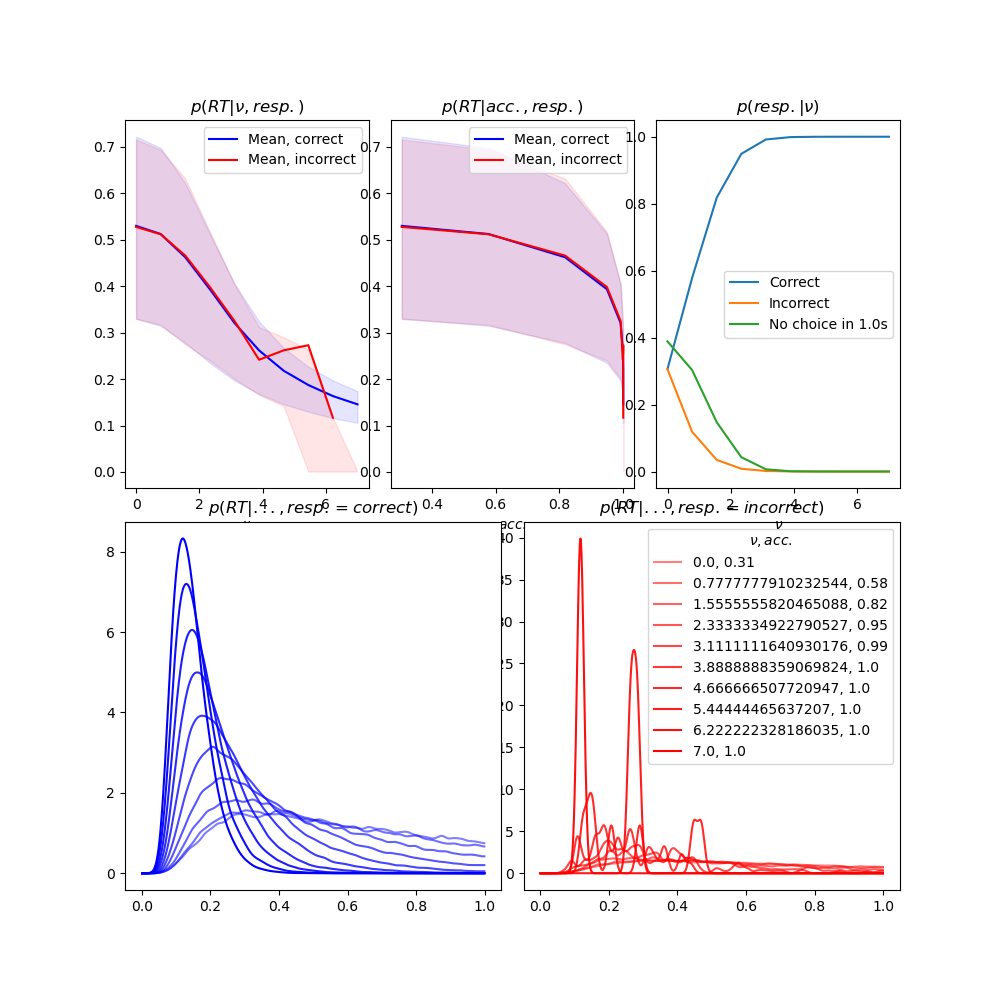

Here is the Python script that generated this plot:
from matplotlib import pyplot as plt
from utils import *

nus = torch.linspace(0.0, 7.0, 10)

dt = 0.001
a = 2.0
w = 0.0
sigma = 1.0
num_trials = 100_000
duration = 1.0

all_mean_reaction_times_correct = []
all_mean_reaction_times_incorrect = []
all_lower_quartile_reaction_times_correct = []
all_lower_quartile_reaction_times_incorrect = []
all_upper_quartile_reaction_times_correct = []
all_upper_quartile_reaction_times_incorrect = []
accuracies = []
all_chose_incorrect = []
all_no_choice = []

fig, axes = plt.subplot_mosaic(
    '''
    AABBCC
    AABBCC
    DDDEEE
    DDDEEE
    ''',
    figsize = (10, 10)
)


for nu in nus:

    trajectory, num_hit_upper, num_hit_lower, hit_upper_mask, hit_lower_mask = simplest_simulation(
        dt, a, w, nu, sigma, num_trials, duration
    )

    (
        total_hit_upper,
        total_hit_lower,
        num_hit_upper_cdf,
        num_hit_lower_cdf,
        num_hit_upper_pdf,
        num_hit_lower_pdf,
        smoothed_num_hit_upper_pdf,
        smoothed_num_hit_lower_pdf
    ) = generate_RT_distributions_no_time_warp(num_hit_upper, num_hit_lower, dt)

    # Accuracies and choice counts
    all_chose_incorrect.append((num_hit_lower[-1]) / num_trials)
    all_no_choice.append((num_trials - num_hit_upper[-1] - num_hit_lower[-1]) / num_trials)
    accuracies.append(num_hit_upper[-1] / num_trials)

    assert all_chose_incorrect[-1] + all_no_choice[-1] + accuracies[-1] == 1.0

    # E[RT | in/correct], by integrating cdf.diff
    time_axis = (torch.ones_like(num_hit_upper_pdf) * dt).cumsum(0) # no warping of time!
    integral_pt_dt_correct = (num_hit_upper_pdf * dt).cumsum(0)
    integral_pt_dt_incorrect = (num_hit_lower_pdf * dt).cumsum(0)

    all_lower_quartile_reaction_times_correct.append(time_axis[(integral_pt_dt_correct - 0.25).abs().argmin()])
    all_lower_quartile_reaction_times_incorrect.append(time_axis[(integral_pt_dt_incorrect - 0.25).abs().argmin()])
    all_upper_quartile_reaction_times_correct.append(time_axis[(integral_pt_dt_correct - 0.75).abs().argmin()])
    all_upper_quartile_reaction_times_incorrect.append(time_axis[(integral_pt_dt_incorrect - 0.75).abs().argmin()])

    all_mean_reaction_times_correct.append((time_axis * num_hit_upper_pdf * dt).sum())
    all_mean_reaction_times_incorrect.append((time_axis * num_hit_lower_pdf * dt).sum())

    pdf_alpha = ((nu + nus[-1]) / (2 * nus[-1])).item()
    axes['D'].plot(time_axis, smoothed_num_hit_upper_pdf, color = 'blue', alpha = pdf_alpha, label = f"{nu}, {round(accuracies[-1].item(), 2)}")
    axes['E'].plot(time_axis, smoothed_num_hit_lower_pdf, color = 'red', alpha = pdf_alpha, label = f"{nu}, {round(accuracies[-1].item(), 2)}")


axes['D'].set_title('$p(RT | ... , resp. = correct)$')
axes['E'].set_title('$p(RT | ... , resp. = incorrect)$')
axes['E'].legend(title = '$\\nu, acc.$')


axes['A'].plot(nus, all_mean_reaction_times_correct, color = 'blue', label = 'Mean, correct')
axes['A'].fill_between(nus, all_lower_quartile_reaction_times_correct, all_upper_quartile_reaction_times_correct, color = 'blue', alpha = 0.1)
axes['A'].plot(nus, all_mean_reaction_times_incorrect, color = 'red', label = 'Mean, incorrect')
axes['A'].fill_between(nus, all_lower_quartile_reaction_times_incorrect, all_upper_quartile_reaction_times_incorrect, color = 'red', alpha = 0.1)
axes['A'].set_xlabel('$\\nu$')
axes['A'].set_title('$p(RT | \\nu, resp.)$')

axes['B'].plot(accuracies, all_mean_reaction_times_correct, color = 'blue', label = 'Mean, correct')
axes['B'].fill_between(accuracies, all_lower_quartile_reaction_times_correct, all_upper_quartile_reaction_times_correct, color = 'blue', alpha = 0.1)
axes['B'].plot(accuracies, all_mean_reaction_times_incorrect, color = 'red', label = 'Mean, incorrect')
axes['B'].fill_between(accuracies, all_lower_quartile_reaction_times_incorrect, all_upper_quartile_reaction_times_incorrect, color = 'red', alpha = 0.1)
axes['B'].set_xlabel('$acc.$')
axes['B'].set_title('$p(RT | acc., resp.)$')

axes['C'].plot(nus, accuracies, label = 'Correct')
axes['C'].plot(nus, all_chose_incorrect, label = 'Incorrect')
axes['C'].plot(nus, all_no_choice, label = 'No choice in 1.0s')
axes['C'].set_xlabel('$\\nu$')
axes['C'].set_title('$p(resp. | \\nu)$')

axes['A'].legend()
axes['B'].legend()
axes['C'].legend()

plt.savefig('initial_simulations_puria/b_reaction_dependence_on_drift.png')


